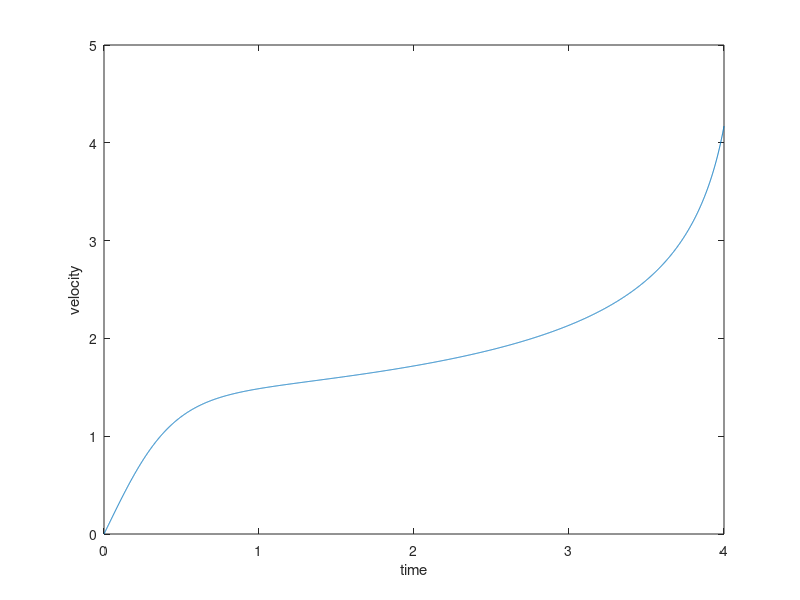

The MATLAB source for this figure:
clear all

t_end = 4;
dt = 0.001;

k = 1; %analysis constant
va = 20; % average air velocity m/s
D = 0.01; % diameter of balloon aperture m
ap = D^2 *pi/4; %area of baloon aperaure m2
circum_0 = 0.725; % init. circumference m
Cd = 1; % drag coeff
Q = 0.0016; %  average vol. flowrate m3/s
m0 = 0.004; % mass of balloon kg
rho = 1.22; % density of air kg/m3

V0 = (circum_0 /pi)^3 * pi / 6; % init. balloon vol m3

t = linspace(0, t_end, t_end/dt);
%vb_a = sqrt(2.*k.*va^2.*D^2./Cd./(V0-Q.*t).^(2/3));


vb(1) = 0;
s = vb*dt;

for i = 2:t_end/dt
    A = (V0-Q*t(i-1))^(2/3);
    m = m0+rho*(V0-Q*t(i-1));
    
    dvbdt = (va^2*ap+va*ap*vb(i-1)-0.5*A*vb(i-1)^2)*rho/m;
    
    vb(i) = vb(i-1) + dvbdt*dt;
    s = s + vb(i)*dt;
end

fprintf('Distance travelled: %s units \n',s);

%plot(t,vb_a, 'r-', t, vb, 'b-')
plot(t, vb)
ylabel('velocity')
xlabel('time')
%legend('Analytical', 'Eulers')
